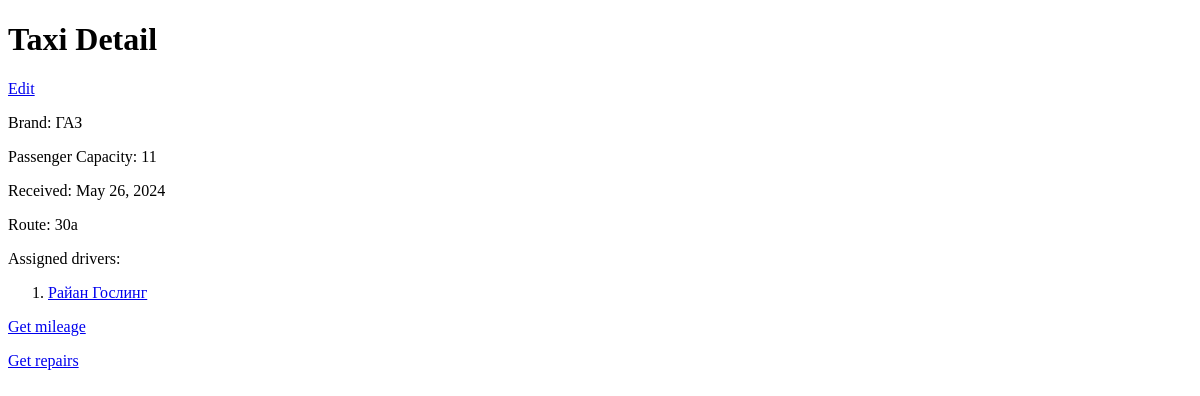
/vehicle/taxis/2/, run on an earlier commit of the app's database.
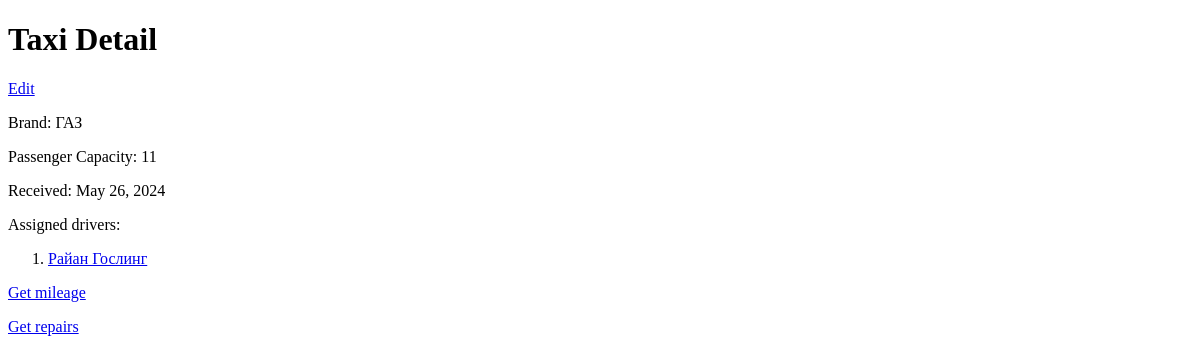
And on a later commit of the database.
### route/models.py (models this page shows, shortened)
class Route(models.Model):
    number = models.CharField(max_length=255, null=False, blank=False, unique=True)

### vehicle/views.py (the view)
# urls.py: path("taxis/<int:pk>/", views.taxi_detail, name="taxi_detail"),
def taxi_detail(request, pk):
    taxi = get_object_or_404(Taxi, pk=pk)
    drivers = taxi.drivers.all()
    if taxi.route:
        route = Route.objects.get(pk=taxi.route.pk)
    else:
        route = None
    context = {"taxi": taxi, "drivers": drivers, "route": route}
    return render(request, "vehicle/taxi/taxi_detail.html", context)

### templates/vehicle/taxi/taxi_detail.html (shortened to what this page needs)
<!DOCTYPE html>
<html>
<head>
</head>
<body>
    <h1>Taxi Detail</h1>
    <a href="{% url 'taxi_edit' taxi.id %}" class="button">Edit</a>
    <p>Brand: {{ taxi.brand }}</p>
    <p>Passenger Capacity: {{ taxi.passenger_capacity }}</p>
    <p>Received: {{ taxi.created_at }}</p>
    {% if route %}
        <p>Route: {{ route.number }}</p>
    {% endif %}
    <p>Assigned drivers:
        <ol>
            {% for driver in drivers %}
                <li>
                    <a href="{% url 'driver_detail' pk=driver.pk %}">{{ driver.name }}</a>
                </li>
            {% empty %}
                </ol>
                <ul>
                    <li>No drivers available</li>
                </ul>
                <ol>
            {% endfor %}
        </ol>
    </p>
    <p><a href="{% url 'mileage_query' pk=taxi.pk %}"> Get mileage </a></p>
    <p><a href="{% url 'repair_query' pk=taxi.pk %}"> Get repairs </a></p>
</body>
</html>

What changed in the data, as far as the page shows it:
removed Route: number "30а"
Also different on the page:
text no longer shown: "Route:"
